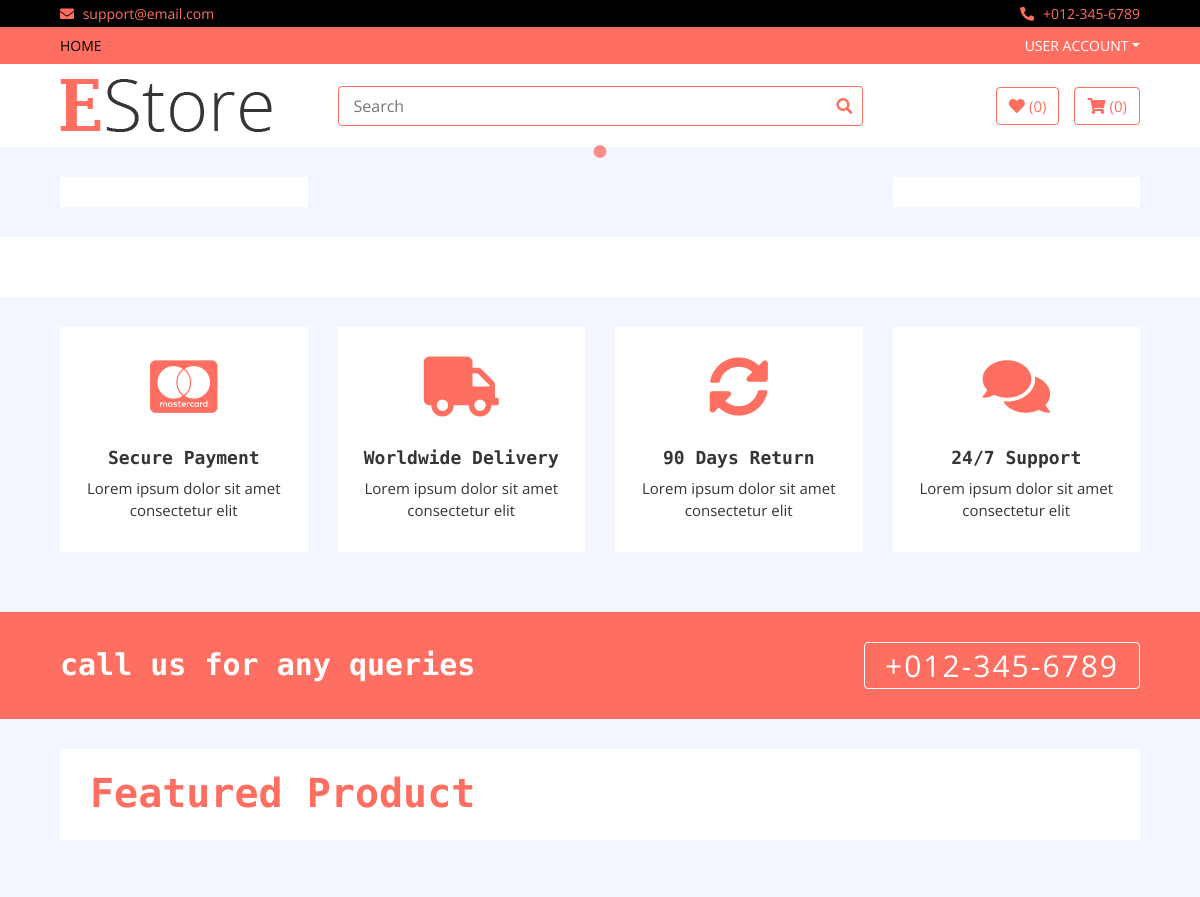
The app's page / (upper part), older data.
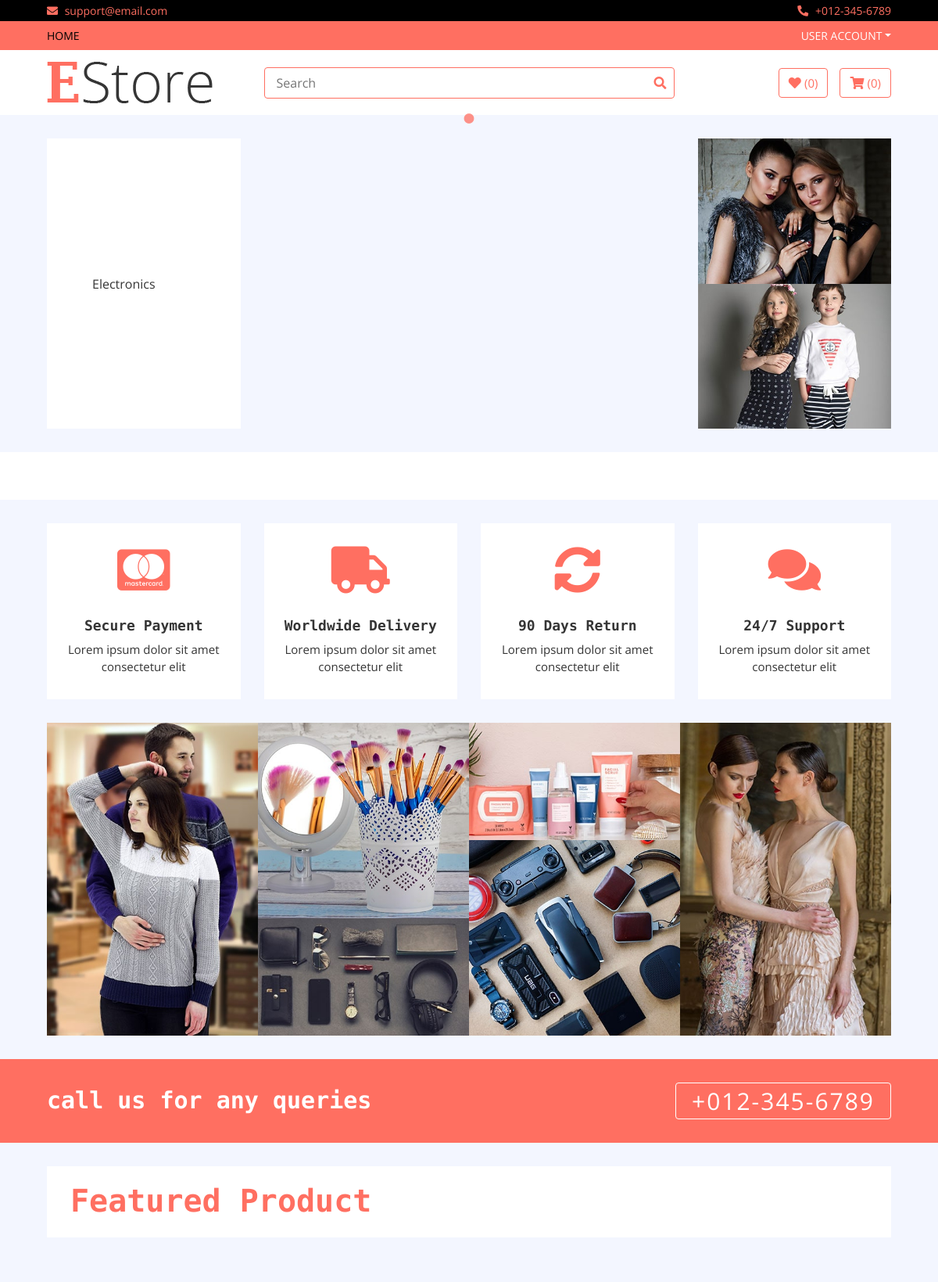
The same page, newer data.
### home/models.py (models this page shows, shortened)
class Category(models.Model):
    name=models.CharField(max_length=100)
    logo= models.CharField(max_length=100)
    slug = models.TextField()

class Ad(models.Model):
    name=models.CharField(max_length=200)
    image=models.ImageField(upload_to='media')
    rank=models.IntegerField(null=True)
    description=models.TextField(blank=True)
    slug = models.TextField(unique=True)

### home/views.py (the view)
# urls.py: path("",HomeView.as_view(),name="home"),
class HomeView(BaseView):
    def get(self,request):
        self.views['sliders']=Slider.objects.all()
        self.views['ads']=Ad.objects.all()
        self.views['new_products']=Product.objects.filter(label='new',stock='In stock')
        self.views['hot_products']=Product.objects.filter(label='hot',stock='In stock')
        return render(request,'index.html',self.views)

### templates/index.html (shortened to what this page needs)
{% extends 'base.html' %}
{% load static %}
{% block content %}
        <div class="header">
            <div class="container-fluid">
                <div class="row">
                    <div class="col-md-3">
                        <nav class="navbar bg-light">
                            <ul class="navbar-nav">
                                {% for cat in categories %}
                                <li class="nav-item">
                                    <a class="nav-link" href="/category/{{cat.slug}}"><i class="fa fa-{{cat.logo}}"></i>{{cat.name}}</a>
                                </li>
                                {% endfor %}
                            </ul>
                        </nav>
                    </div>
                    <div class="col-md-6">
                    </div>
                    <div class="col-md-3">
                        <div class="header-img">
                            {% for ad in ads %}
                            {% if ad.rank == 1 %}
                            <div class="img-item">
                                <img src="{{ad.image.url}}" />
                            </div>
                            {% elif ad.rank == 2 %}
                            <div class="img-item">
                                <img src="{{ad.image.url}}" />
                            </div>
                            {% endif %}
                            {% endfor %}
                        </div>
                    </div>
                </div>
            </div>
        </div>
        <div class="brand">
            <div class="container-fluid">
                <div class="brand-slider">
                    {% for brand in brands %}
                    <div class="brand-item"><a href = ""><img src="{{brand.image.url}}" alt=""></a></div>
                    {% endfor %}
                </div>
            </div>
        </div>
        <div class="feature">
            <div class="container-fluid">
                <div class="row align-items-center">
                    <div class="col-lg-3 col-md-6 feature-col">
                        <div class="feature-content">
                            <i class="fab fa-cc-mastercard"></i>
                            <h2>Secure Payment</h2>
                            <p>
                                Lorem ipsum dolor sit amet consectetur elit
                            </p>
                        </div>
                    </div>
                    <div class="col-lg-3 col-md-6 feature-col">
                        <div class="feature-content">
                            <i class="fa fa-truck"></i>
                            <h2>Worldwide Delivery</h2>
                            <p>
                                Lorem ipsum dolor sit amet consectetur elit
                            </p>
                        </div>
                    </div>
                    <div class="col-lg-3 col-md-6 feature-col">
                        <div class="feature-content">
                            <i class="fa fa-sync-alt"></i>
                            <h2>90 Days Return</h2>
                            <p>
                                Lorem ipsum dolor sit amet consectetur elit
                            </p>
                        </div>
                    </div>
                    <div class="col-lg-3 col-md-6 feature-col">
                        <div class="feature-content">
                            <i class="fa fa-comments"></i>
                            <h2>24/7 Support</h2>
                            <p>
                                Lorem ipsum dolor sit amet consectetur elit
                            </p>
                        </div>
                    </div>
                </div>
            </div>
        </div>
        <div class="category">
            <div class="container-fluid">
                <div class="row">
                    {% for ad in ads %}
                    {% if ad.rank == 3 %}
                    <div class="col-md-3">
                        <div class="category-item ch-400">
                            <img src="{{ad.image.url}}" />
                        </div>
                    </div>
                    {% endif %}
                    {% endfor %}
                    <div class="col-md-3">
                        {% for ad in ads %}
                        {% if ad.rank == 4 %}
                        <div class="category-item ch-250">
                            <img src="{{ad.image.url}}" />
                        </div>
                        {% elif ad.rank == 5%}
                        <div class="category-item ch-150">
                            <img src="{{ad.image.url}}" />
                        </div>
                        {% endif %}
                        {% endfor %}
                    </div>
                    <div class="col-md-3">
                        {% for ad in ads %}
                        {% if ad.rank == 6 %}
                        <div class="category-item ch-150">
                            <img src="{{ad.image.url}}" />
                        </div>
                        {% elif ad.rank == 7 %}
                        <div class="category-item ch-250">
                            <img src="{{ad.image.url}}" />
                        </div>
                        {% endif %}
                        {% endfor %}
                    </div>
                    {% for ad in ads %}
                    {% if ad.rank == 8 %}
                    <div class="col-md-3">
                        <div class="category-item ch-400">
                            <img src="{{ad.image.url}}" />
                        </div>
                    </div>
                    {% endif %}
                    {% endfor %}
                </div>
            </div>
        </div>
        <div class="call-to-action">
            <div class="container-fluid">
                <div class="row align-items-center">
                    <div class="col-md-6">
                        <h1>call us for any queries</h1>
                    </div>
                    <div class="col-md-6">
                        <a href="tel:0123456789">+012-345-6789</a>
                    </div>
                </div>
            </div>
        </div>
        <div class="featured-product product">
            <div class="container-fluid">
                <div class="section-header">
                    <h1>Featured Product</h1>
                </div>
            </div>
        </div>
{% endblock %}

### templates/base.html (shortened to what this page needs)
<!DOCTYPE html>
{% load static %}
<html lang="en">
    <head>
        <link href="https://stackpath.bootstrapcdn.com/bootstrap/4.4.1/css/bootstrap.min.css" rel="stylesheet">
        <link href="https://cdnjs.cloudflare.com/ajax/libs/font-awesome/5.10.0/css/all.min.css" rel="stylesheet">
        <link href="{% static 'lib/slick/slick.css' %}" rel="stylesheet">
        <link href="{% static 'lib/slick/slick-theme.css' %}" rel="stylesheet">
        <link href="{% static 'css/style.css' %}" rel="stylesheet">
    </head>
    <body>
        <div class="top-bar">
            <div class="container-fluid">
                <div class="row">
                    <div class="col-sm-6">
                        <i class="fa fa-envelope"></i>
                        support@email.com
                    </div>
                    <div class="col-sm-6">
                        <i class="fa fa-phone-alt"></i>
                        +012-345-6789
                    </div>
                </div>
            </div>
        </div>
        <div class="nav">
            <div class="container-fluid">
                <nav class="navbar navbar-expand-md bg-dark navbar-dark">
                    <div class="collapse navbar-collapse justify-content-between" id="navbarCollapse">
                        <div class="navbar-nav mr-auto">
                            <a href="/" class="nav-item nav-link active">Home</a>
                            </div>
                        <div class="navbar-nav ml-auto">
                            <div class="nav-item dropdown">
                                {% if user.is_authenticated %}
                                <a href="#" class="nav-link dropdown-toggle" data-toggle="dropdown">{{user.username}}</a>
                                <div class="dropdown-menu">
                                    <a href="/accounts/logout" class="dropdown-item">Logout</a>
                                </div>
                                {% else %}
                                <a href="#" class="nav-link dropdown-toggle" data-toggle="dropdown">User Account</a>
                                {% endif %}
                            </div>
                        </div>
                    </div>
                </nav>
            </div>
        </div>
        <div class="bottom-bar">
            <div class="container-fluid">
                <div class="row align-items-center">
                    <div class="col-md-3">
                        <div class="logo">
                            <a href="index.html">
                                <img src="{% static 'img/logo.png' %}" alt="Logo">
                            </a>
                        </div>
                    </div>
                    <div class="col-md-6">
                        <form method="GET" action = "search">
                        <div class="search">
                            <input type="text", name="query" placeholder="Search">
                            <button type = "submit"><i class="fa fa-search"></i></button>
                            </form>
                        </div>
                    </div>
                    <div class="col-md-3">
                        <div class="user">
                            <a href="wishlist.html" class="btn wishlist">
                                <i class="fa fa-heart"></i>
                                <span>(0)</span>
                            </a>
                            <a href="my_cart" class="btn cart">
                                <i class="fa fa-shopping-cart"></i>
                                <span>(0)</span>
                            </a>
                        </div>
                    </div>
                </div>
            </div>
{% block content %}
{% endblock %}
    </body>
</html>

### static/css/style.css (style rules this page uses)
body { color: #353535; font-family: 'Open Sans', sans-serif; font-weight: 400; background: #f3f6ff; }
a { color: #FF6F61; }
h1 { font-family: 'Source Code Pro', monospace; font-weight: 900; }
h2 { font-family: 'Source Code Pro', monospace; font-weight: 700; }
@media (min-width: 992px) { .container-fluid { padding-right: 60px; padding-left: 60px; } }
.btn { color: #FF6F61; background: #ffffff; border: 1px solid #FF6F61; }
.top-bar { padding: 3px 0; font-size: 14px; color: #FF6F61; background: #000000; }
.top-bar i { margin-right: 5px; }
.top-bar .col-sm-6:first-child { text-align: left; }
.top-bar .col-sm-6:last-child { text-align: right; }
.nav { position: relative; }
@media (min-width: 992px) { .nav .container-fluid { padding-left: 52px; padding-right: 52px; } }
.nav .navbar { height: 100%; padding: 0; }
@media (min-width: 768px) { .nav, .nav .navbar { background: #FF6F61 !important; } }
@media (min-width: 768px) { .nav .navbar-dark a.nav-link { color: #ffffff; font-size: 14px; text-transform: uppercase; } }
@media (min-width: 768px) { .nav .navbar-dark a.nav-link:hover, .nav .navbar-dark a.nav-link.active { color: #000000; } }
.bottom-bar { padding: 15px 0; background: #ffffff; margin-bottom: 30px; }
.bottom-bar .logo { text-align: left; overflow: hidden; }
.bottom-bar .logo a img { max-height: 60px; }
.bottom-bar .search { width: 100%; }
.bottom-bar .search input[type=text] { width: 100%; height: 40px; padding: 0 15px; color: #666666; border: 1px solid #FF6F61; border-radius: 4px; }
.bottom-bar .search button { position: absolute; width: 40px; height: 38px; top: 1px; right: 16px; padding: 0 15px; border: none; background: none; color: #FF6F61; border-radius: 0 2px 2px 0; }
.bottom-bar .user { font-size: 0; text-align: right; }
.bottom-bar .user .wishlist { margin-right: 15px; }
.bottom-bar .user .cart i, .bottom-bar .user .wishlist i { color: #FF6F61; }
.bottom-bar .user .cart span, .bottom-bar .user .wishlist span { color: #FF6F61; font-size: 15px; }
@media (min-width: 768px) { .bottom-bar { max-height: 90px; } }
.header { position: relative; }
.header .col-md-3, .header .col-md-6 { margin-bottom: 30px; }
.header .navbar { padding: 0; height: 100%; max-height: 400px; overflow: hidden; background: #ffffff !important; }
.header .navbar-nav { width: 100%; padding: 15px 0; }
.header .navbar li { padding: 0 30px; border-bottom: 1px solid #f3f6ff; }
.header .navbar li:last-child { border-bottom: none; }
.header .navbar a { color: #353535; }
.header .header-img { position: relative; display: flex; flex-wrap: wrap; align-items: center; height: 100%; max-height: 400px; overflow: hidden; background: #ffffff; }
.header .img-item { position: relative; width: 100%; height: 50%; overflow: hidden; }
.header .img-item img { width: 100%; height: 100%; object-fit: cover; }
.category { position: relative; padding: 0 15px; margin-bottom: 30px; }
.category .col-md-3 { padding: 0; }
.category .category-item { position: relative; display: flex; flex-wrap: wrap; align-items: center; height: 100%; max-height: 400px; overflow: hidden; background: #ffffff; }
.category .category-item.ch-400 { height: 400px; }
.category .category-item.ch-250 { height: 250px; }
.category .category-item.ch-150 { height: 150px; }
.category .category-item img { width: 100%; height: 100%; object-fit: cover; }
.feature { position: relative; }
.feature .feature-col { margin-bottom: 30px; }
.feature .feature-content { position: relative; width: 100%; height: 100%; padding: 30px 15px; text-align: center; background: #ffffff; }
.feature .feature-content i { color: #FF6F61; font-size: 60px; margin-bottom: 30px; }
.feature .feature-content h2 { font-size: 18px; }
.feature .feature-content p { font-size: 15px; margin: 0; }
.featured-product { position: relative; padding: 30px 0; }
.product .section-header { margin-bottom: 30px; padding: 20px 30px 15px 30px; color: #FF6F61; background: #ffffff; }
.call-to-action { position: relative; padding: 30px 0; background: #FF6F61; }
.call-to-action .col-md-6:last-child { text-align: right; }
.call-to-action h1 { color: #ffffff; font-size: 30px; margin: 0; }
.call-to-action a { display: inline-block; padding: 0 20px; border: 1px solid #ffffff; border-radius: 4px; color: #ffffff; font-size: 30px; letter-spacing: 2px; transition: all .3s; }
.brand { position: relative; margin-bottom: 30px; padding: 30px 0; background: #ffffff; }
.brand .brand-item { text-align: center; }

Row changes from the older to the newer data that the page shows:
added Category: name "Electronics"
added Ad: image (picture)
added Ad: image (picture)
added Ad: image (picture), shown under "24/7 Support"
added Ad: image (picture)
added Ad: image (picture)
added Ad: image (picture)
added Ad: image (picture)
added Ad: image (picture)
